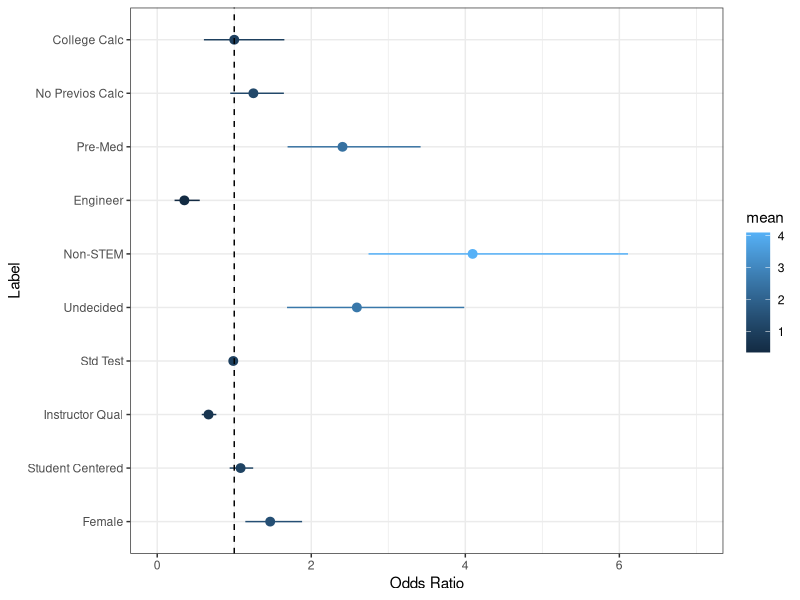

R code for this plot:
## ---- chunk 1
knitr::opts_chunk$set(echo = FALSE, message = FALSE, warning = FALSE, fig.width = 4, fig.height = 4, tidy = TRUE)

library(dplyr)
library(tidyr)
library(knitr)
library(kableExtra)
library(forcats)
library(ggplot2)
library(mlmRev)
library(lme4)

## ---- chunk 2
data <- read.csv("CSPCC_Switcher_Data.csv")
data$Q3FUS=paste(data$Q3FUS_No, data$Q3FUS_Yes)
## ---- chunk 3
s1 <- data %>% 
  filter(Q26 == 1, Q3FUS_No == "No") %>% 
  mutate(Switch = 1)
s2 <- data %>% 
  filter(Q26 == 3, Q3FUS_No == "No") %>% 
  mutate(Switch = 1)
s3 <- data %>% 
  filter(is.na(Q26),Q5Post == 1, Q3FUS_No == "No") %>%
  mutate(Switch = 1)
s4 <- data %>% 
  filter(is.na(Q26),Q5Post == 3, Q3FUS_No == "No") %>%
  mutate(Switch = 1)
s5 <- data %>% 
  filter(Q26 == 1, Q3Post == 3, Q5Post == 1, Q3FUS_No != "No", Q3FUS_Yes != "Yes") %>% 
  mutate(Switch = 1)
s6 <- data %>% 
  filter(Q26 ==1, Q3Post == 2, Q3FUS_No != "No", Q3FUS_Yes != "Yes") %>%
  mutate(Switch = 1)
s7 <- data %>% 
  filter(Q26 == 3, Q5Post == 1, Q3Post == 3, Q3FUS_No != "No", Q3FUS_Yes != "Yes") %>% 
  mutate(Switch = 1)
s8 <- data %>% 
  filter(Q26 == 3, Q3Post == 2, Q3FUS_No != "No", Q3FUS_Yes != "Yes") %>% 
  mutate(Switch = 1)
s9 <- data %>%
  filter(is.na(Q26), Q5Post == 1, Q3Post ==3, Q3FUS_No != "No", Q3FUS_Yes != "Yes") %>%
  mutate(Switch = 1)
s10 <- data %>% 
  filter(is.na(Q26), Q5Post ==1, Q3Post ==2, Q3FUS_No != "No", Q3FUS_Yes != "Yes") %>% 
  mutate(Switch = 1)
s11 <- data %>%
  filter(is.na(Q26), Q5Post == 3, Q3Post ==2, Q3FUS_No != "No", Q3FUS_Yes != "Yes") %>%
  mutate(Switch = 1)
## ---- chunk 4
p12 <- data %>%
  filter(Q26 == 1, Q3FUS_Yes == "Yes") %>% 
  mutate(Switch = 0)

p13 <- data %>% 
  filter(Q26 == 3, Q3FUS_Yes == "Yes") %>% 
  mutate(Switch = 0)

p14 <- data %>%
  filter(is.na(Q26), Q5Post == 1, Q3FUS_Yes == "Yes") %>%
  mutate(Switch = 0)

p15 <- data %>% 
  filter(is.na(Q26), Q5Post == 3, Q3FUS_Yes == "Yes") %>% 
  mutate(Switch = 0)

p16 <- data %>%
  filter(Q26 == 1, Q3Post == 1, Q3FUS_No != "No", Q3FUS_Yes != "Yes") %>%
  mutate(Switch = 0)

p17 <- data %>% 
  filter(Q26 == 1, Q5Post == 3, Q3Post == 3, Q3FUS_No != "No", Q3FUS_Yes != "Yes") %>%
  mutate(Switch = 0)

p18 <- data %>% 
  filter(Q26 == 1, Q5Post == 2, Q3Post == 3, Q3FUS_No != "No", Q3FUS_Yes != "Yes" ) %>%
  mutate(Switch = 0)

p19 <- data %>% 
  filter(Q26 == 1, is.na(Q5Post), Q3Post == 3, Q3FUS_No != "No", Q3FUS_Yes != "Yes") %>%
  mutate(Switch = 0)

p20 <- data %>%
  filter(Q26 == 3, Q3Post == 1, Q3FUS_No != "No", Q3FUS_Yes != "Yes") %>%
  mutate(Switch = 0)
p21 <- data %>% 
  filter(Q26 == 3, Q5Post == 3, Q3Post == 3, Q3FUS_No != "No", Q3FUS_Yes != "Yes") %>%
  mutate(Switch = 0)


p22 <- data %>%
  filter(Q26 == 3, Q5Post == 2, Q3Post == 3, Q3FUS_No != "No", Q3FUS_Yes != "Yes")  %>%
  mutate(Switch = 0)

p23 <- data %>%
  filter(Q26 == 3, is.na(Q5Post), Q3Post == 3, Q3FUS_No != "No", Q3FUS_Yes != "Yes" )  %>%
  mutate(Switch = 0)

p24 <- data %>% 
  filter(is.na(Q26), Q5Post == 1, Q3Post == 1, Q3FUS_No != "No", Q3FUS_Yes != "Yes") %>%
  mutate(Switch = 0)

p25 <- data %>%
  filter(is.na(Q26), Q5Post == 3, Q3Post == 1, Q3FUS_No != "No", Q3FUS_Yes != "Yes") %>%
  mutate(Switch = 0)

p26 <- data %>%
  filter(is.na(Q26), Q5Post == 3, Q3Post == 3, Q3FUS_No != "No", Q3FUS_Yes != "Yes") %>%
  mutate(Switch = 0)
## ---- chunk 5

switchdata <- rbind(s1,s2,s3,s4,s5,s6,s7,s8,s9,s10,
                    s11,p12,p13,p14,p15,p16,p17,p18,
                    p19,p20,p21,p22,p23,p24,p25,p26)

## ---- chunk 6
careerdata <- switchdata %>% 
  mutate(major = fct_collapse(factor(switchdata$Q60, levels=1:16), 
                              `1` = c("3","4","5","7","8","9"), 
                              `2` = "6", 
                              `3` = c("1","2"),
                              `4` = c("10","11","12","13","14","15"),
                              `5` = "16")) %>%
  
 filter(!(is.na(Q15_CalculusNonAPFinalGrade) & is.na(Q17_CalculusABFinalGrade) 
          & is.na(Q17_CalculusBCFinalGrade) & is.na(Q18))) %>% #filter cal exp
  
  filter(! is.na(major)) %>% #filter major
  
  filter(! (is.na(Q3_SATMath) & is.na(Q7_ACTMath))) %>% #filter no stnd test
  
  
  filter(Q3_SATMath %in% seq(200,800,10) | Q7_ACTMath %in% seq(1,36,1)) %>%
  
  filter(! is.na(Q48)) %>%#filter gender
  
  filter(! (is.na(Q18Post_Applications) & is.na(Q18Post_Appointments) & is.na(Q18Post_AskedQs)
            & is.na(Q18Post_Discouraged) & is.na(Q18Post_Explanations) &
              is.na(Q18Post_Listened) & is.na(Q18Post_ProblemSolver) &
              is.na(Q18Post_Time))) %>% #filer instruc qual
  
filter(! (is.na(Q19Post_SpecificProblems) & is.na(Q19Post_WorkTogether) &
            is.na(Q19Post_Discussion) & is.na(Q19Post_Presentations) &
            is.na(Q19Post_Individually) & is.na(Q19Post_Lecture) & is.na(Q19Post_AskQuestions)
          & is.na(Q19Post_ExplainThinking))) #filter student prep
  
## ---- chunk 7
## Instructor Quality 
IQ <- select(data, Q18Post_Applications, Q18Post_Appointments,
             Q18Post_AskedQs, Q18Post_Discouraged, Q18Post_Explanations,
             Q18Post_Listened, Q18Post_ProblemSolver, Q18Post_Time)

IQ$Q18Post_Discouraged <- 7-IQ$Q18Post_Discouraged

IQ <- na.omit(IQ)

pr_IQ <- princomp(IQ)

rescale_load_iq <- pr_IQ$loadings/sum(pr_IQ$loadings[,1])
## ---- chunk 8
## Student centered
SC <- select(data, Q19Post_AskQuestions, Q19Post_Discussion, 
             Q19Post_ExplainThinking, Q19Post_Individually,
             Q19Post_Lecture,Q19Post_Presentations,Q19Post_SpecificProblems,
             Q19Post_WorkTogether)

SC$Q19Post_Lecture <- 7 - SC$Q19Post_Lecture

SC <- na.omit(SC)

pr_SC <- princomp(SC)



rescale_load_sc <- pr_SC$loadings/sum(pr_SC$loadings[,1])

## ---- chunk 9
#Make variables for Instructor quality and student centered practices
IQcareer <- select(careerdata, Q18Post_Applications, Q18Post_Appointments, 
                   Q18Post_AskedQs, Q18Post_Discouraged, Q18Post_Explanations,
                   Q18Post_Listened, Q18Post_ProblemSolver, Q18Post_Time)

IQcareer$Q18Post_Discouraged <- 7-IQcareer$Q18Post_Discouraged

SCcareer <- select(careerdata, Q19Post_AskQuestions, Q19Post_Discussion,
                   Q19Post_ExplainThinking, Q19Post_Individually,
                   Q19Post_Lecture,Q19Post_Presentations,Q19Post_SpecificProblems, 
                   Q19Post_WorkTogether)

SCcareer$Q19Post_Lecture <- 7 - SCcareer$Q19Post_Lecture

careerdata <- careerdata %>% 
  mutate(Inst.Qual = 
           apply(IQcareer,1,weighted.mean,rescale_load_iq[,1],na.rm = TRUE))

careerdata <- careerdata %>%
  mutate(Student.Cent = 
           apply(SCcareer,1,weighted.mean,rescale_load_sc[,1],na.rm = TRUE))

## ---- chunk 10
X_SAT=careerdata$Q3_SATMath
SAT=rev(seq(200,800,by=10))
SAT_per=c(99,99, 99, 98, 97,97,96,95,95,94,93,
          91,90,88,87,85,83,82,79,77,75,73,70,
          67,64,62,59,55,52, 49,45,42,40,36,33,
          30,27,24,21,19,16,14,12,10,9, 7,6,5,4,
          3,3,2,2,1,1,1,1,1,0,0,0)

X_ACT=careerdata$Q7_ACTMath
ACT=36:1
ACT_per=c(99,99,99,98,97,96,95,93,91,88,84,79,
          73,67,61,56,52,47,42,36,27,15,6,2)
ACT_per=c(ACT_per, rep(1,length(ACT)-length(ACT_per)))

X_SAT=SAT_per[match(X_SAT, SAT)]

X_ACT= ACT_per[match(X_ACT, ACT)]
careerdata$x_per=rowMeans(cbind(X_SAT, X_ACT), na.rm=TRUE)

## ---- chunk 11

calcdata <- careerdata %>% mutate(Prev_Calc = I((!(is.na(careerdata$Q15_CalculusNonAPFinalGrade)) 
                                           | !(is.na(careerdata$Q17_CalculusABFinalGrade)) 
                                           |  !(is.na(careerdata$Q17_CalculusBCFinalGrade))) 
                                          & (careerdata$Q18 == 2 | is.na(careerdata$Q18) ))*1 
                            
                            + I(careerdata$Q18 == 1 & !is.na(careerdata$Q18))*2 
                            
                            + I((is.na(careerdata$Q15_CalculusNonAPFinalGrade)) 
                                & (is.na(careerdata$Q17_CalculusABFinalGrade)) 
                                &  (is.na(careerdata$Q17_CalculusBCFinalGrade)) 
                                & (careerdata$Q18 == 2 | is.na(careerdata$Q18)) )*3)

calcdata$Prev_Calc <- as.factor(calcdata$Prev_Calc)

calcdata$major <- relevel(calcdata$major, ref = "1")

## ---- chunk 12


mixM <- glmer(Switch ~ Prev_Calc + major + x_per + Inst.Qual 
              + Student.Cent + Q48 + (1|Institution),
              data = calcdata, family = "binomial", nAGQ = 10, 
              control = glmerControl("bobyqa",
                                     check.conv.grad = .makeCC("warning",tol = 1e-2))) 

sumMixM <- summary(mixM)

lower <- exp(sumMixM$coefficients[,1] - qnorm(.975) * sumMixM$coefficients[,2])
mean <- exp(sumMixM$coefficients[,1])
upper <- exp(sumMixM$coefficients[,1] + qnorm(.975) * sumMixM$coefficients[,2])

lower <- lower[-1]
mean <- mean[-1]
upper <- upper[-1]

label <- c("College Calc", "No Previos Calc", "Pre-Med",
           "Engineer","Non-STEM","Undecided","Std Test", 
           "Instructor Qual", "Student Centered", "Female")


df <- data.frame(label, mean, lower, upper)

# reverses the factor level ordering for labels after coord_flip()
df$label <- factor(df$label, levels=rev(df$label))


fp <- ggplot(data=df, aes(x=label, y=mean, ymin=lower, ymax=upper, color = mean)) +
        geom_pointrange() + 
        geom_hline(yintercept=1, lty=2) +  # add a dotted line at x=1 after flip
        coord_flip() +  # flip coordinates (puts labels on y axis)
        xlab("Label") + ylab("Odds Ratio") +
        theme_bw() +  # use a white background
        scale_y_continuous(limits=c(0,7))
print(fp)
